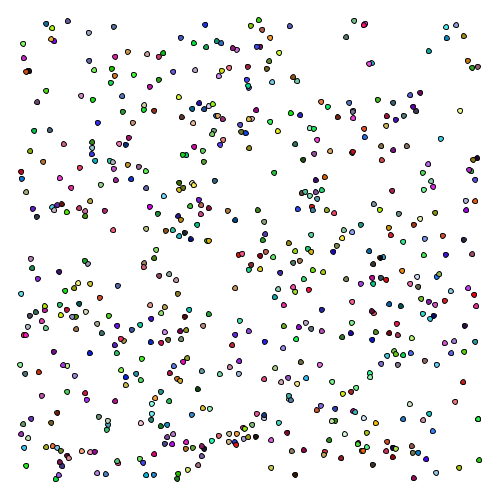
Frame 1 (no input)
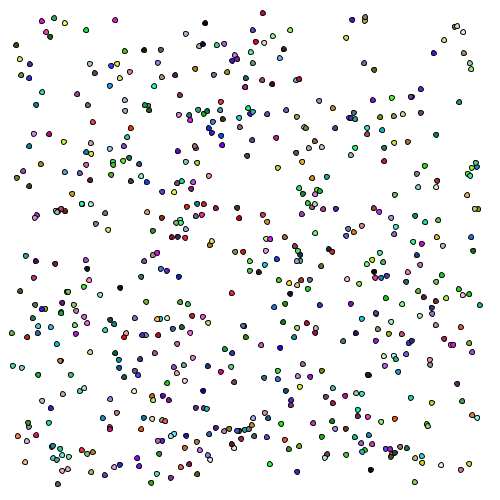
Frame 60 (the mouse pressed at the canvas centre just before this capture)
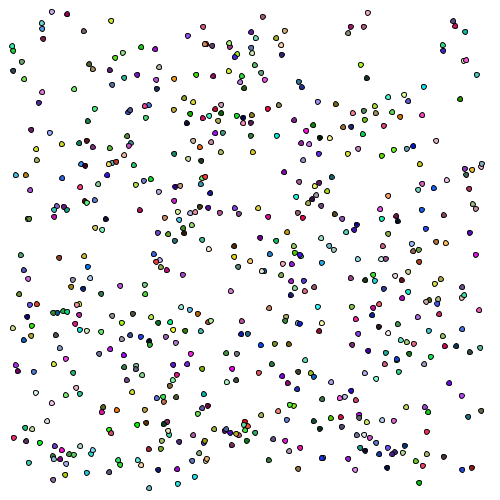
Frame 120 (the mouse held since frame 60 and released just before this capture)

The Processing sketch that drew these frames (run headless with seeded random() and noise(); from frame 60 on, the mouse is pressed at the canvas centre):

// Processing sketch: processing_168910
// ── processing_168910.pde

Cell[] myCells = new Cell[599];
//Creating an array of the Cell class
//Increasing the number of cells using the bracketed value
Cell myCell;
//Type of class 'Cell' and assign a name for the 'Cell', as a variable
//User-defined class in place of usual e.g. integer, float etc

void setup(){
  size(500,500);
  for(int i=0; i<myCells.length; i++){
    myCells[i] = new Cell();
  }
}

void draw(){
  background(255);
  for(int i=0; i<myCells.length; i++){
    myCells[i].display();
    myCells[i].update();
    myCells[i].randomcol();
    //new functions are called within the 'for' loop to change the variables controlling 
    //different aspects of the cells appearance
  }
}
//CLASS
class Cell{
  //defining what a 'Cell' is, to allow us to use this multiple times in the simulation
  float xlocation;
  float ylocation;
  float dia;
  //diameter variable
  boolean isseed;
  //is the seed frozen, as a 'seed'
  float cellred, cellgreen, cellblue;
  float lineweight;
  
  //all the variables in the cell to change its behaviour and appearance
  
  //CONSTRUCTOR
  Cell(){
    xlocation = random(20,480);
    ylocation = random(20,480);
    dia = 5;
    isseed = false;
    cellred = random(0,255);
    cellgreen = random(0,255);
    cellblue = random(0,255);
    lineweight = 0.5;
    //initialisation of the different values for the cell's variables
  }

  //FUNCTION
  void display(){
  stroke(lineweight);
  fill(cellred,cellgreen,cellblue);
  ellipse(xlocation,ylocation,dia,dia);
 }
 
 void update(){
   xlocation = xlocation+random(-1,1);
   ylocation = ylocation+random(-1,1);
   //increase the range of random values increases the speed of cell movements
   //Giving one axis a higher upper range, the cells can be bias towards movement in that direction
 }
 
 void randomcol(){
   cellred = random(0,255);
   cellgreen = random(0,255);
   cellblue = random(0,255);
   //a new function is added and called to change the values for the 
   //cell colour variables with a new random number
 }
 
 
}
